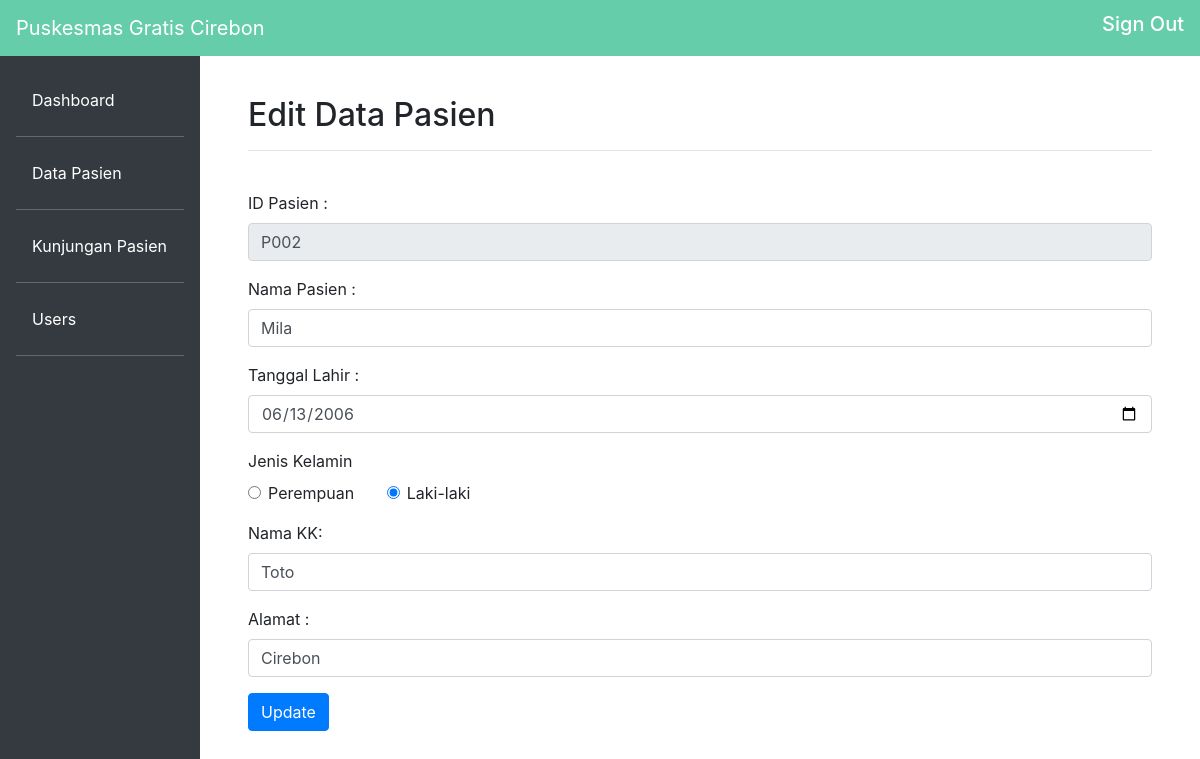
The page /index.php?page=pasien_edit&id=P002 (signed in) on the database its author committed.
### tables this page shows
CREATE TABLE `tbl_pasien` (
  `id_pasien` varchar(11) NOT NULL,
  `nama_pasien` varchar(50) NOT NULL,
  `tgl_lahir` date NOT NULL,
  `jk` varchar(1) NOT NULL,
  `nama_kk` varchar(50) NOT NULL,
  `alamat` varchar(100) NOT NULL
);

### modules/pasien/pasien_edit.php (the view, shortened to what this page needs)
<?php
    $id_pasien = $_GET['id'];
    $sql = "SELECT * FROM tbl_pasien WHERE id_pasien = '$id_pasien'";
    $result = $connect->query($sql);
    $data = $result->fetch_assoc();
?>
<h2>Edit Data Pasien</h2> <hr> <br>
<form action="" method="POST">
  <div class="form-group">
    <label>ID Pasien : </label>
    <input class="form-control" type="text" readonly name="fr_id_pasien", value="<?php echo $data['id_pasien'];?>">
  </div>
  <div class="form-group">
    <label>Nama Pasien : </label>
    <input class="form-control" type="text" name="fr_nama_pasien", value="<?php echo $data['nama_pasien'];?>">
  </div>
  <div class="form-group">
    <label>Tanggal Lahir : </label>
    <input class="form-control" type="date" name="fr_tgl_lahir", value="<?php echo $data['tgl_lahir'];?>">
  </div>
  <div class="form-group">
    <label>Jenis Kelamin </label>
    <div class="form-check">
      <?php
      if ($data['jk']=='L') {
        $l = "checked";
        $p = "";
      }else{
        $l = "";
        $p = "checked";
      }
      ?>
      <input class="form-check-input" type="radio" name="jk" value="P" <?=$p?>>
      <label class="form-check-label mr-5">
        Perempuan
      </label>
       <input class="form-check-input" type="radio" name="jk" value="L" <?=$l?>>
      <label class="form-check-label">
        Laki-laki
      </label>
    </div>
  </div>
  <div class="form-group">
    <label>Nama KK: </label>
    <input class="form-control" type="text" name="fr_nama_kk", value="<?php echo $data['nama_kk'];?>">
  </div>
  <div class="form-group">
    <label>Alamat : </label>
    <input class="form-control" type="text" name="fr_alamat", value="<?php echo $data['alamat'];?>">
  </div>
  <button class="btn btn-primary">Update</button>
</form>

### css/style.css (style rules this page uses)
body { max-height: 600px; }

### rows shown on the page
tbl_pasien: fr_id_pasien "P002", fr_nama_pasien "Mila", fr_tgl_lahir "06/13/2006", fr_nama_kk "Toto", fr_alamat "Cirebon"
